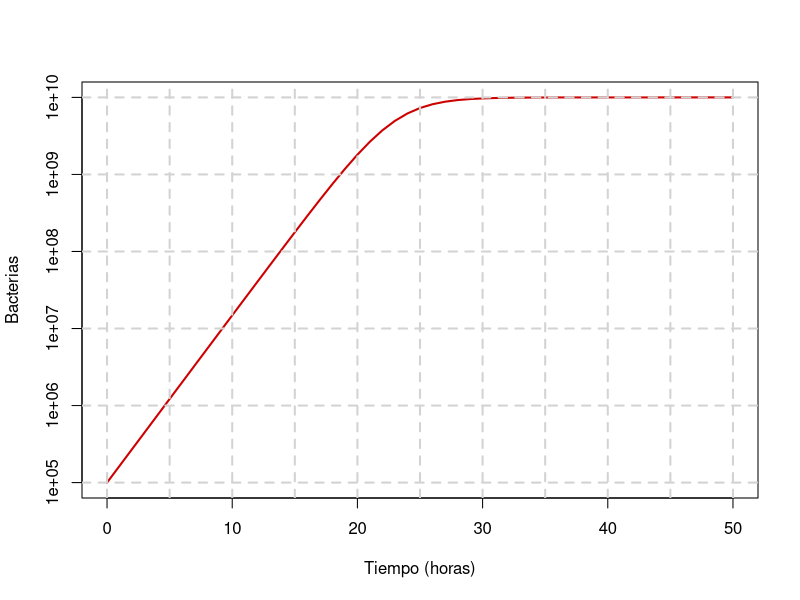

Reproduce this figure in R.

# Introduzca el tiempo a evaluar
tiempo = 0:50

# Introduzca la población inicial
celulas_iniciales = 100000

# Introduzca la poblanción máxima (1e+10 = 1*10^10)
poblacion_maxima = 1e+10

# Introduzca el porcentaje de crecimiento por unidad de tiempo (100% = 1)
porcentaje_de_crecimiento_inicial = 0.50

crecimiento_logistico <- function(t, M, P0, k){
  (M)/(1 + M*(P0^-1 - M^-1)*exp(-k * t))
}

celulas = crecimiento_logistico(t = tiempo, k = porcentaje_de_crecimiento_inicial,
                                M = poblacion_maxima,
                                P0 = celulas_iniciales)
celulas


plot(x=tiempo, y=celulas,
     col="red3",
     lwd=2,
     type = "l",
     log = "y",
     xlab = "Tiempo (horas)",
     ylab = "Bacterias")


# Edite las lineas grises
abline(v=seq(0, 50, by=5), h=c(1e+5, 1e+6, 1e+7, 1e+8, 1e+9, 1e+10), col="lightgrey", lty="dashed", lwd=2)

